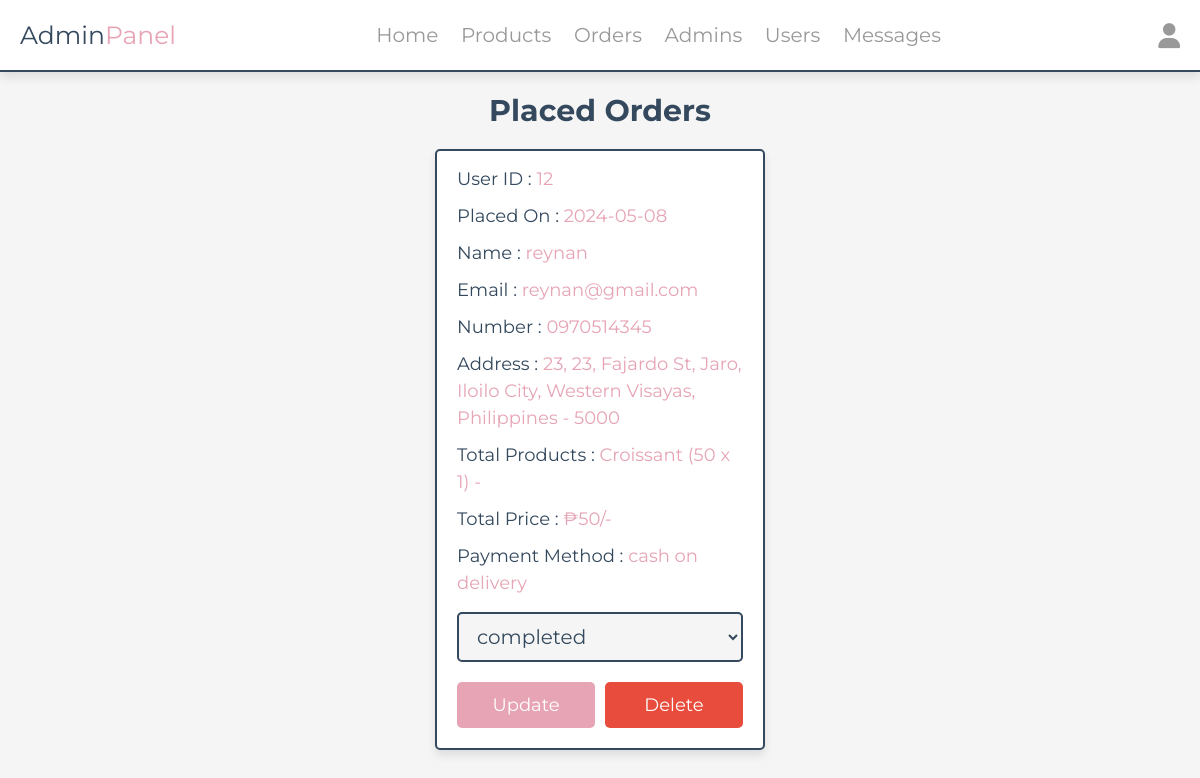
Screenshot of /admin/placed_orders.php (signed in) with the database file from the repository.
### tables this page shows
CREATE TABLE `orders` (
  `id` int(100) NOT NULL,
  `user_id` int(100) NOT NULL,
  `name` varchar(20) NOT NULL,
  `number` varchar(12) NOT NULL,
  `email` varchar(50) NOT NULL,
  `method` varchar(50) NOT NULL,
  `address` varchar(500) NOT NULL,
  `total_products` varchar(1000) NOT NULL,
  `total_price` int(100) NOT NULL,
  `placed_on` date NOT NULL DEFAULT current_timestamp(),
  `payment_status` varchar(20) NOT NULL
);

### admin/placed_orders.php (the view, shortened to what this page needs)
<?php
include '../components/connect.php';
?>
<!DOCTYPE html>
<html lang="en">
<head>
   <link rel="stylesheet" href="https://cdnjs.cloudflare.com/ajax/libs/font-awesome/6.1.1/css/all.min.css">
   <link rel="stylesheet" href="../css/admin_style.css">
</head>
<body>
<?php include '../components/admin_header.php' ?>
<section class="placed-orders">
   <h1 class="heading">Placed Orders</h1>
   <div class="box-container">
   <?php
      $select_orders = $conn->prepare("SELECT * FROM `orders`");
      $select_orders->execute();
      if($select_orders->rowCount() > 0){
         while($fetch_orders = $select_orders->fetch(PDO::FETCH_ASSOC)){
   ?>
   <div class="box">
      <p> User ID : <span><?= $fetch_orders['user_id']; ?></span> </p>
      <p> Placed On : <span><?= $fetch_orders['placed_on']; ?></span> </p>
      <p> Name : <span><?= $fetch_orders['name']; ?></span> </p>
      <p> Email : <span><?= $fetch_orders['email']; ?></span> </p>
      <p> Number : <span><?= $fetch_orders['number']; ?></span> </p>
      <p> Address : <span><?= $fetch_orders['address']; ?></span> </p>
      <p> Total Products : <span><?= $fetch_orders['total_products']; ?></span> </p>
      <p> Total Price : <span>₱<?= $fetch_orders['total_price']; ?>/-</span> </p>
      <p> Payment Method : <span><?= $fetch_orders['method']; ?></span> </p>
      <form action="" method="POST">
         <select name="payment_status" class="drop-down">
            <option value="" selected disabled><?= $fetch_orders['payment_status']; ?></option>
         </select>
         <div class="flex-btn">
            <input type="submit" value="update" class="btn" name="update_payment">
            <a href="placed_orders.php?delete=<?= $fetch_orders['id']; ?>" class="delete-btn" onclick="return confirm('delete this order?');">Delete</a>
         </div>
      </form>
   </div>
   <?php
      }
   }else{
      echo '<p class="empty">no orders placed yet!</p>';
   }
   ?>
   </div>
</section>
</body>
</html>

### css/admin_style.css (style rules this page uses)
:root { --main-color:#E6A4B4; --red:#e74c3c; --orange:#f39c12; --black:#34495e; --white:#fff; --light-bg:#f5f5f5; --light-color:#999; --border:.2rem solid var(--black); --box-shadow:0 .5rem 1rem rgba(0,0,0,.1); }
* { font-family: 'Montserrat', sans-serif; margin:0; padding:0; box-sizing: border-box; text-decoration: none; outline: none; border:none; }
html { font-size: 62.5%; overflow-x: hidden; }
body { background-color: var(--light-bg); }
section { max-width: 1200px; margin:0 auto; padding:2rem; }
.btn, .delete-btn, .option-btn { display: block; margin-top: 1rem; border-radius: .5rem; cursor: pointer; width: 100%; font-size: 1.8rem; color:var(--white); padding:1.2rem 3rem; text-transform: capitalize; text-align: center; }
.btn { background-color: var(--main-color); }
.delete-btn { background-color: var(--red); }
.flex-btn { display: flex; gap:1rem; }
.heading { text-align: center; margin-bottom: 2rem; text-transform: capitalize; color:var(--black); font-size: 3rem; }
.placed-orders .box-container { display: grid; grid-template-columns: repeat(auto-fit, 33rem); gap:1.5rem; justify-content: center; align-items: flex-start; }
.placed-orders .box-container .box { background-color: var(--white); border-radius: .5rem; box-shadow: var(--box-shadow); border:var(--border); padding:2rem; padding-top: 1rem; }
.placed-orders .box-container .box p { padding: .5rem 0; line-height: 1.5; font-size: 1.8rem; color:var(--black); }
.placed-orders .box-container .box p span { color:var(--main-color); }
.placed-orders .box-container .box .drop-down { width: 100%; margin:1rem 0; background-color: var(--light-bg); padding:1rem 1.4rem; font-size: 2rem; color:var(--black); border:var(--border); border-radius: .5rem; }

### rows the page displays
orders: user "12", placed_on "2024-05-08", name "reynan", email "reynan@gmail.com", number "0970514345", address "23, 23, Fajardo St, Jaro, Iloilo City, Western Visayas, Philippines - 5000", total_products "Croissant (50 x 1) -", total_price "50", method "cash on delivery", payment_status "completed"
